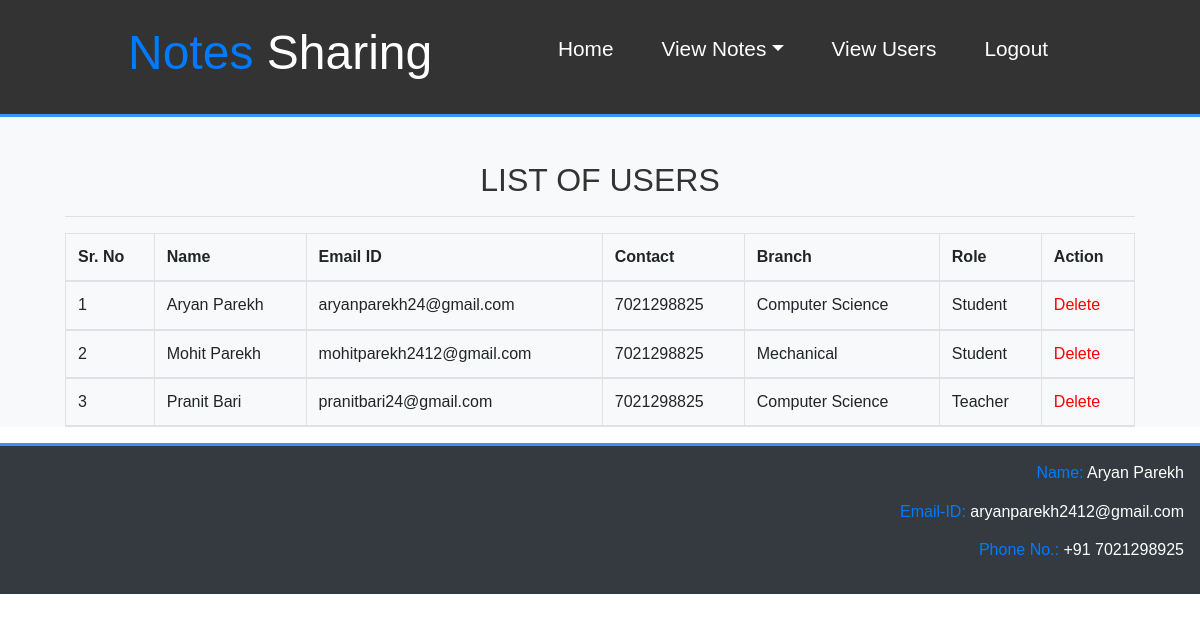
/viewusers/ (signed in), run on an earlier commit of the app's database.
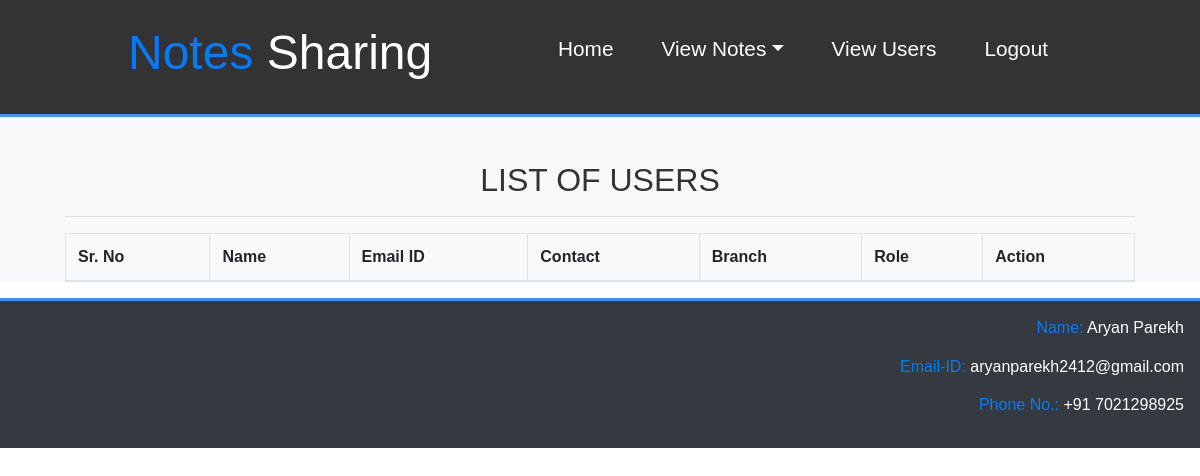
And on a later commit of the database.
### notes/models.py (models this page shows, shortened)
class Signup(models.Model):
    user = models.ForeignKey(User,on_delete=models.CASCADE)
    contact = models.CharField(max_length=10)
    branch = models.CharField(max_length=30)
    role = models.CharField(max_length=15)

### notes/views.py (the view)
# urls.py: path('viewusers/',viewusers,name="viewusers"),
def viewusers(request):
    if not request.user.is_authenticated:
        return redirect('adminlogin')
    users = Signup.objects.all()
    d={'users':users}
    return render(request,'viewusers.html',d)

### notes/templates/viewusers.html
{% extends 'adminnavigation.html' %}
{% load static %}
{% block admin_body %}
<section id="signup">
  <div class="bg-light">
    <br><br>
    <div class="container">
      <h2 class="text-center">LIST OF USERS</h2>
      <hr>
      <table class="table table-bordered" id=mytable>
        <thead>
          <tr>
            <th>Sr. No</th>
            <th>Name</th>
            <th>Email ID</th>
            <th>Contact</th>
            <th>Branch</th>
            <th>Role</th>
            <th>Action</th>
          </tr>
          {% for i in users %}
          <tr>
            <td>{{forloop.counter}}</td>
            <td style='text-transform:capitalize;'>{{i.user.first_name}} {{i.user.last_name}}</td>
            <td>{{i.user.username}}</td>
            <td>{{i.contact}}</td>
            <td>{{i.branch}}</td>
            <td>{{i.role}}</td>
            <td><a href="{% url 'deleteusers' i.user.id %}" style='color:red;' onclick="return confirm('Are you sure?')">Delete</a></td>
          </tr>
          {% endfor %}
        </thead>
      </table>
    </div>
  </div>
</section>
{% endblock %}

What changed in the data, as far as the page shows it:
removed Signup: user.first_name "Aryan", user.last_name "Parekh", user.username "aryanparekh24@gmail.com", contact "7021298825", branch "Computer Science", role "Student"
removed Signup: user.first_name "Mohit", user.last_name "Parekh", user.username "mohitparekh2412@gmail.com", contact "7021298825", branch "Mechanical", role "Student"
removed Signup: user.first_name "Pranit", user.last_name "Bari", user.username "pranitbari24@gmail.com", contact "7021298825", branch "Computer Science", role "Teacher"
